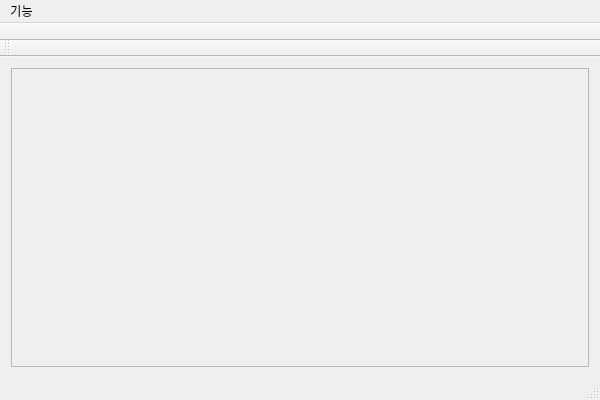
<?xml version="1.0" encoding="UTF-8"?>
<ui version="4.0">
 <class>parVIEW</class>
 <widget class="QMainWindow" name="parVIEW">
  <property name="geometry">
   <rect>
    <x>0</x>
    <y>0</y>
    <width>600</width>
    <height>400</height>
   </rect>
  </property>
  <property name="windowTitle">
   <string>parVIEW</string>
  </property>
  <widget class="QWidget" name="centralWidget">
   <layout class="QGridLayout" name="gridLayout">
    <item row="0" column="0">
     <widget class="QScrollArea" name="GraphicArea">
      <property name="widgetResizable">
       <bool>true</bool>
      </property>
      <widget class="QWidget" name="scrollAreaWidgetContents">
       <property name="geometry">
        <rect>
         <x>0</x>
         <y>0</y>
         <width>580</width>
         <height>315</height>
        </rect>
       </property>
      </widget>
     </widget>
    </item>
   </layout>
  </widget>
  <widget class="QMenuBar" name="menuBar">
   <property name="geometry">
    <rect>
     <x>0</x>
     <y>0</y>
     <width>600</width>
     <height>21</height>
    </rect>
   </property>
   <widget class="QMenu" name="menu">
    <property name="title">
     <string>기능</string>
    </property>
    <addaction name="actionChange_Shape"/>
    <addaction name="actionExport"/>
   </widget>
   <addaction name="menu"/>
  </widget>
  <widget class="QToolBar" name="mainToolBar">
   <property name="movable">
    <bool>false</bool>
   </property>
   <property name="floatable">
    <bool>false</bool>
   </property>
   <attribute name="toolBarArea">
    <enum>TopToolBarArea</enum>
   </attribute>
   <attribute name="toolBarBreak">
    <bool>false</bool>
   </attribute>
  </widget>
  <widget class="QStatusBar" name="statusBar"/>
  <widget class="QToolBar" name="secToolBar">
   <property name="windowTitle">
    <string>toolBar</string>
   </property>
   <attribute name="toolBarArea">
    <enum>TopToolBarArea</enum>
   </attribute>
   <attribute name="toolBarBreak">
    <bool>true</bool>
   </attribute>
  </widget>
  <action name="actionChange_Shape">
   <property name="checkable">
    <bool>true</bool>
   </property>
   <property name="text">
    <string>Change Shape</string>
   </property>
  </action>
  <action name="actionExport">
   <property name="text">
    <string>Export</string>
   </property>
  </action>
 </widget>
 <layoutdefault spacing="6" margin="11"/>
 <resources>
  <include location="parview.qrc"/>
 </resources>
 <connections/>
</ui>
